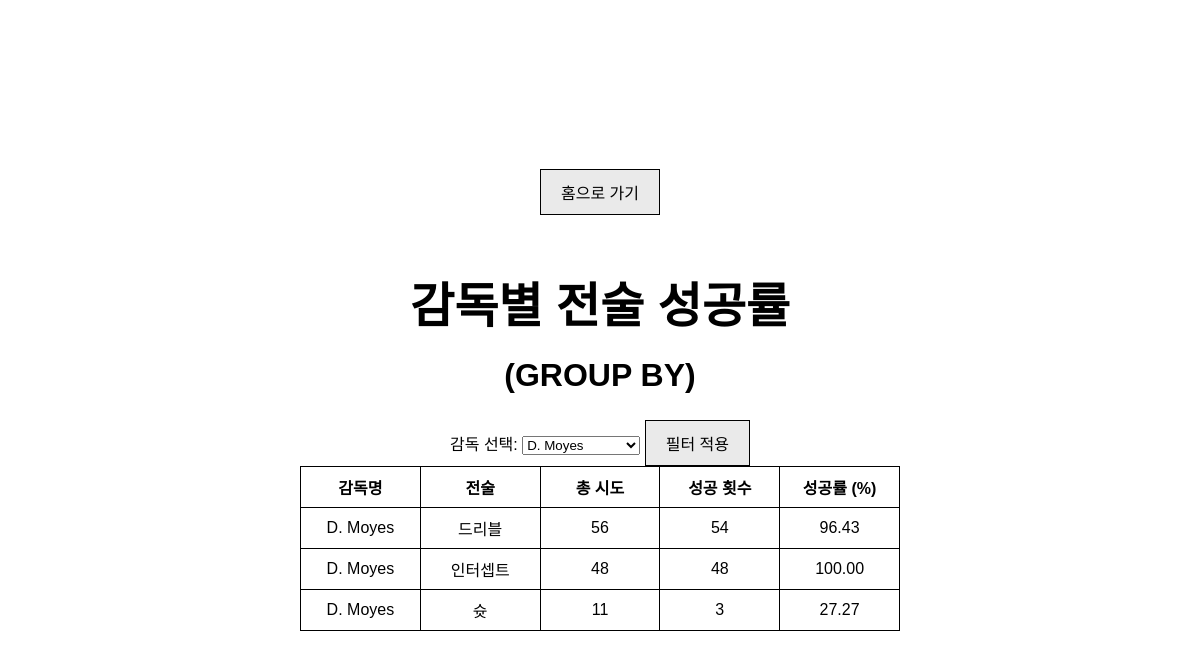
The page /pages/group_by.php?coach=8235 on the database its author committed.
### tables this page shows
CREATE TABLE IF NOT EXISTS coach (
    coach_id   BIGINT UNSIGNED PRIMARY KEY,
    name       VARCHAR(100) NOT NULL,
    birth_date DATE,
    birth_area VARCHAR(100),
    team_id    BIGINT UNSIGNED,
    CONSTRAINT fk_coach_team
        FOREIGN KEY (team_id)
        REFERENCES team(team_id)
);

### pages/group_by.php (the view, shortened to what this page needs)
<?php
$button_color = $_SESSION['button_color'] ?? '#EAEAEA';
function buttonStyle($color) {
    return "background-color: $color; color: black; border: black; border: 1px solid black; cursor: pointer; padding: 10px 20px; font-size: 1em;";
}
?>
<?php
include '../db_connect.php';
$coach_list = [];
$coach_sql = "
    SELECT DISTINCT c.coach_id, c.name
    FROM coach c
    JOIN match_team mt ON c.coach_id = mt.coach_id
    JOIN action_log a ON mt.team_id = a.team_id AND mt.game_id = a.game_id
    ORDER BY c.name
";
$coach_result = mysqli_query($conn, $coach_sql);
if ($coach_result) {
    while ($row = mysqli_fetch_assoc($coach_result)) {
        $coach_list[] = $row;
    }
}
$coach_filter = isset($_GET['coach']) ? $_GET['coach'] : '';
$result = null;
$params = [];
$param_types = '';
$where_clause = '';
if ($coach_filter !== '' && $coach_filter !== 'all') {
    $where_clause = "WHERE c.coach_id = ?";
    $params[] = $coach_filter;
    $param_types = 'i';
}
$sql = "
    SELECT
        c.name AS coach_name,
        a.type_name,
        COUNT(*) AS total_count,
        SUM(CASE WHEN a.result_name = 'success' THEN 1 ELSE 0 END) AS success_count,
        ROUND(SUM(CASE WHEN a.result_name = 'success' THEN 1 ELSE 0 END) / COUNT(*) * 100, 2) AS success_rate_percent
    FROM coach c
    JOIN match_team mt ON c.coach_id = mt.coach_id
    JOIN action_log a ON mt.team_id = a.team_id AND mt.game_id = a.game_id
    $where_clause
    GROUP BY c.coach_id, a.type_name
    ORDER BY c.name, a.type_name
";
if ($stmt = mysqli_prepare($conn, $sql)) {
    if ($where_clause !== '') {
        mysqli_stmt_bind_param($stmt, $param_types, ...$params);
    }
    mysqli_stmt_execute($stmt);
    $result = mysqli_stmt_get_result($stmt);
} else {
    die('쿼리 오류: ' . mysqli_error($conn));
}
?>
<!DOCTYPE html>
<html>
<head>
</head>
<body>
<form action="../index.php" method="get" style="margin-bottom: 20px;">
    <button type="submit" style="<?= buttonStyle($button_color) ?>">홈으로 가기</button>
</form>
<h1>감독별 전술 성공률</h1>
<h2 style="font-size:2em; margin-top:0;">(GROUP BY)</h2>
<form method="get" action="">
    <label for="coach">감독 선택: </label>
    <select id="coach" name="coach" required>
        <?php foreach ($coach_list as $coach): ?>
            <option value="<?= $coach['coach_id'] ?>" <?= $coach_filter == $coach['coach_id'] ? 'selected' : '' ?>>
                <?= htmlspecialchars($coach['name']) ?>
            </option>
        <?php endforeach; ?>
    </select>
    <button type="submit" style="<?= buttonStyle($button_color) ?>">필터 적용</button>
</form>
<?php
$name_map = [
    'interception' => '인터셉트',
    'dribble' => '드리블',
    'shot' => '슛',
];
?>
<?php if ($coach_filter !== ''): ?>
    <table>
        <thead>
            <tr>
                <th>감독명</th>
                <th>전술</th>
                <th>총 시도</th>
                <th>성공 횟수</th>
                <th>성공률 (%)</th>
            </tr>
        </thead>
        <tbody>
            <?php if ($result && mysqli_num_rows($result) > 0): ?>
                <?php while ($row = mysqli_fetch_assoc($result)): ?>
                <tr>
                    <td><?= htmlspecialchars($row['coach_name']) ?></td>
                    <td><?= htmlspecialchars($name_map[$row['type_name']] ?? $row['type_name']) ?></td>
                    <td><?= $row['total_count'] ?></td>
                    <td><?= $row['success_count'] ?></td>
                    <td><?= $row['success_rate_percent'] ?></td>
                </tr>
                <?php endwhile; ?>
            <?php else: ?>
                <tr><td colspan="5" style="text-align:center">조건에 맞는 데이터가 없습니다.</td></tr>
            <?php endif; ?>
        </tbody>
    </table>
<?php endif; ?>
</body>
</html>

### pages/group_by.php (style rules this page uses)
body { margin: 0; height: 100vh; display: flex; flex-direction: column; align-items: center; justify-content: center; font-family: Arial, sans-serif; }
h1 { font-size: 3em; margin-bottom: 20px; }
table { border-collapse: collapse; width: 50%; table-layout: fixed; }
th, td { border: 1px solid black; padding: 8px; text-align: center; word-wrap: break-word; }

### rows shown on the page
coach: name "D. Moyes", type_name "드리블", total_count "56", success_count "54", success_rate_percent "96.43", type_name "인터셉트", total_count "48", success_count "48", success_rate_percent "100.00", type_name "슛", total_count "11", success_count "3", success_rate_percent "27.27"

### other values the page prints
form field coach "D. Moyes"
